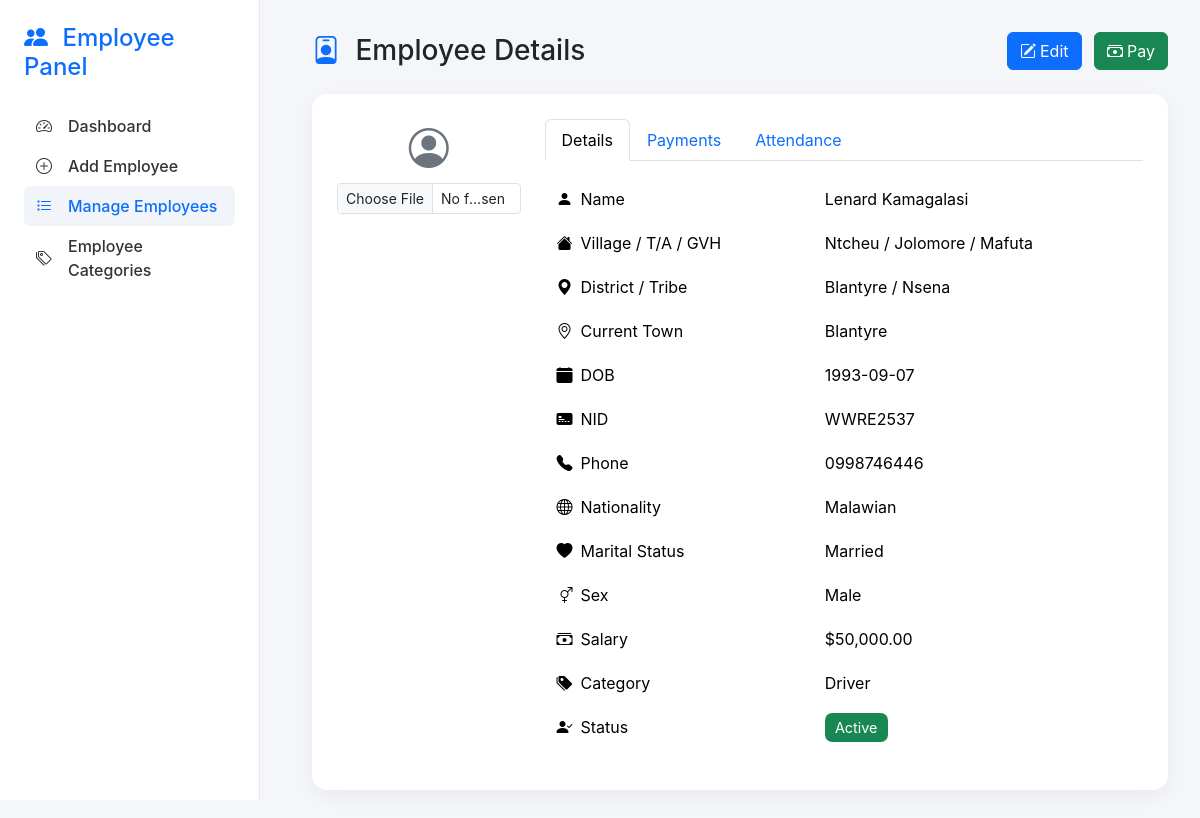
The page /goal_project_app/employees/view_employee.php?id=7 on the database its author committed.
### tables this page shows
CREATE TABLE `employees` (
  `id` int(11) NOT NULL,
  `employee_id` varchar(50) NOT NULL,
  `full_name` varchar(150) NOT NULL,
  `village` varchar(100) DEFAULT NULL,
  `ta` varchar(100) DEFAULT NULL,
  `gvh` varchar(100) DEFAULT NULL,
  `district` varchar(100) DEFAULT NULL,
  `tribe` varchar(100) DEFAULT NULL,
  `current_town` varchar(100) DEFAULT NULL,
  `dob` date DEFAULT NULL,
  `nid` varchar(50) DEFAULT NULL,
  `phone` varchar(20) DEFAULT NULL,
  `nationality` varchar(50) DEFAULT NULL,
  `photo` varchar(255) DEFAULT NULL,
  `marital_status` enum('Single','Married','Divorced','Widowed') DEFAULT 'Single',
  `sex` enum('Male','Female','Other') NOT NULL,
  `salary` decimal(12,2) DEFAULT 0.00,
  `category_id` int(11) DEFAULT NULL,
  `status` enum('Active','Inactive') DEFAULT 'Active',
  `created_at` timestamp NOT NULL DEFAULT current_timestamp(),
  `updated_at` timestamp NOT NULL DEFAULT current_timestamp() ON UPDATE current_timestamp()
);

CREATE TABLE `employee_categories` (
  `id` int(11) NOT NULL,
  `name` varchar(100) NOT NULL,
  `description` text DEFAULT NULL,
  `created_at` timestamp NOT NULL DEFAULT current_timestamp(),
  `updated_at` datetime DEFAULT NULL
);

### goal_project_app/employees/view_employee.php (the view, shortened to what this page needs)
<?php
require_once "../config/db.php";
$id = $_GET['id'] ?? 0;
$id = (int)$id;
$stmt = $pdo->prepare("
    SELECT e.*, c.name AS category_name
    FROM employees e
    LEFT JOIN employee_categories c ON e.category_id = c.id
    WHERE e.id = :id
");
$stmt->execute([':id'=>$id]);
$employee = $stmt->fetch(PDO::FETCH_ASSOC);
?>
<!DOCTYPE html>
<html lang="en">
<head>
<link href="https://cdn.jsdelivr.net/npm/bootstrap@5.3.2/dist/css/bootstrap.min.css" rel="stylesheet">
<link href="https://cdn.jsdelivr.net/npm/bootstrap-icons/font/bootstrap-icons.css" rel="stylesheet">
</head>
<body>
<aside class="sidebar d-flex flex-column">
  <h4><i class="bi bi-people-fill me-2"></i> Employee Panel</h4>
  <nav class="nav flex-column">
    <a class="nav-link" href="dashboard.php"><i class="bi bi-speedometer2 me-2"></i> Dashboard</a>
    <a class="nav-link" href="add_employee.php"><i class="bi bi-plus-circle me-2"></i> Add Employee</a>
    <a class="nav-link active" href="manage_employee.php"><i class="bi bi-list-task me-2"></i> Manage Employees</a>
    <a class="nav-link" href="employee_categories.php"><i class="bi bi-tags me-2"></i> Employee Categories</a>
  </nav>
</aside>
<main class="content">
  <div class="d-flex justify-content-between align-items-center mb-4">
    <h3 class="mb-0"><i class="bi bi-person-badge me-2 text-primary"></i> Employee Details</h3>
    <div>
      <a href="edit_employee.php?id=<?= $employee['id'] ?>" class="btn btn-primary me-2"><i class="bi bi-pencil-square me-1"></i>Edit</a>
      <a href="add_payments.php?employee_id=<?= $employee['id'] ?>" class="btn btn-success"><i class="bi bi-cash-stack me-1"></i>Pay</a>
    </div>
  </div>
  <div class="card-modern">
    <div class="row">
      <div class="col-md-3 text-center mb-3">
        <?php if(!empty($employee['photo']) && file_exists("uploads/employees/".$employee['photo'])): ?>
          <img src="uploads/employees/<?= htmlspecialchars($employee['photo']) ?>" class="employee-photo mb-2" onclick="window.open(this.src)">
        <?php else: ?>
          <i class="bi bi-person-circle fs-1 text-secondary"></i>
        <?php endif; ?>
        <form method="POST" enctype="multipart/form-data" action="upload_photo.php">
          <input type="file" name="photo" class="form-control form-control-sm mt-1" onchange="this.form.submit()">
        </form>
      </div>
      <div class="col-md-9">
        <ul class="nav nav-tabs mb-3" id="employeeTabs" role="tablist">
          <li class="nav-item" role="presentation">
            <button class="nav-link active" id="details-tab" data-bs-toggle="tab" data-bs-target="#details" type="button">Details</button>
          </li>
          <li class="nav-item" role="presentation">
            <button class="nav-link" id="payments-tab" data-bs-toggle="tab" data-bs-target="#payments" type="button">Payments</button>
          </li>
          <li class="nav-item" role="presentation">
            <button class="nav-link" id="attendance-tab" data-bs-toggle="tab" data-bs-target="#attendance" type="button">Attendance</button>
          </li>
        </ul>
        <div class="tab-content">
          <div class="tab-pane fade show active" id="details">
            <table class="table table-borderless info-table">
              <tr><td><i class="bi bi-person-fill me-2"></i>Name</td><td><?= htmlspecialchars($employee['full_name']) ?></td></tr>
              <tr><td><i class="bi bi-house-fill me-2"></i>Village / T/A / GVH</td><td><?= htmlspecialchars($employee['village'] ?? '-') ?> / <?= htmlspecialchars($employee['ta'] ?? '-') ?> / <?= htmlspecialchars($employee['gvh'] ?? '-') ?></td></tr>
              <tr><td><i class="bi bi-geo-alt-fill me-2"></i>District / Tribe</td><td><?= htmlspecialchars($employee['district'] ?? '-') ?> / <?= htmlspecialchars($employee['tribe'] ?? '-') ?></td></tr>
              <tr><td><i class="bi bi-geo-alt me-2"></i>Current Town</td><td><?= htmlspecialchars($employee['current_town'] ?? '-') ?></td></tr>
              <tr><td><i class="bi bi-calendar-fill me-2"></i>DOB</td><td><?= htmlspecialchars($employee['dob'] ?? '-') ?></td></tr>
              <tr><td><i class="bi bi-credit-card-2-front-fill me-2"></i>NID</td><td><?= htmlspecialchars($employee['nid'] ?? '-') ?></td></tr>
              <tr><td><i class="bi bi-telephone-fill me-2"></i>Phone</td><td><?= htmlspecialchars($employee['phone'] ?? '-') ?></td></tr>
              <tr><td><i class="bi bi-globe me-2"></i>Nationality</td><td><?= htmlspecialchars($employee['nationality'] ?? '-') ?></td></tr>
              <tr><td><i class="bi bi-heart-fill me-2"></i>Marital Status</td><td><?= htmlspecialchars($employee['marital_status'] ?? '-') ?></td></tr>
              <tr><td><i class="bi bi-gender-ambiguous me-2"></i>Sex</td><td><?= htmlspecialchars($employee['sex'] ?? '-') ?></td></tr>
              <tr><td><i class="bi bi-cash-stack me-2"></i>Salary</td><td>$<?= number_format($employee['salary'] ?? 0,2) ?></td></tr>
              <tr><td><i class="bi bi-tags-fill me-2"></i>Category</td><td><?= htmlspecialchars($employee['category_name'] ?? '-') ?></td></tr>
              <tr><td><i class="bi bi-person-check-fill me-2"></i>Status</td><td>
                <span class="badge-status <?= strtolower($employee['status'])=='active'?'badge-active':'badge-fired' ?>">
                  <?= ucfirst($employee['status'] ?: 'Fired') ?>
                </span>
              </td></tr>
            </table>
          </div>
        </div>
      </div>
    </div>
  </div>
</main>
</body>
</html>

### goal_project_app/employees/view_employee.php (style rules this page uses)
body { font-family: 'Inter', sans-serif; background:#f5f6fa; }
.sidebar { width:260px; min-height:100vh; background:#fff; border-right:1px solid #e5e7eb; padding:1.5rem; position:fixed; top:0; left:0; }
.sidebar h4 { color:#0d6efd; margin-bottom:1.5rem; }
.sidebar .nav-link { color:#333; border-radius:6px; padding:.5rem .75rem; display:flex; align-items:center; gap:8px; font-weight:500; }
.sidebar .nav-link.active, .sidebar .nav-link:hover { color:#0d6efd; background:#f1f5f9; }
.content { margin-left:280px; padding:2rem; }
.card-modern { background:#fff; border-radius:15px; box-shadow:0 6px 18px rgba(0,0,0,0.05); padding:25px; margin-bottom:20px; }
.info-table td { padding:10px 12px; vertical-align:middle; }
.badge-status { font-size:.9rem; padding:.4em .7em; border-radius:.45rem; }
.badge-active { background-color:#198754;color:#fff; }
.table td, .table th { vertical-align:middle; }

### rows shown on the page
employees: full_name "Lenard Kamagalasi", village "Ntcheu", ta "Jolomore", gvh "Mafuta", district "Blantyre", tribe "Nsena", current_town "Blantyre", dob "1993-09-07", nid "WWRE2537", phone "0998746446", nationality "Malawian", marital_status "Married", sex "Male", salary "50,000.00", category.name "Driver", status "Active"
